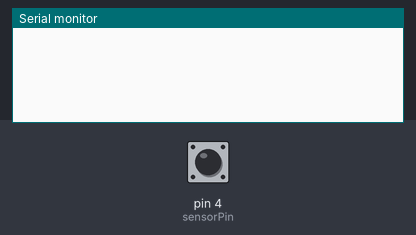
A sketch run on a simulated Arduino Uno, built with avr-gcc and run on an emulated ATmega328P. On the bench: the last lines printed to the serial monitor. Inputs (shaded band) come from the test bench; at power-on: pin 4 (sensorPin) LOW.

Above: at 1.2 s.
1.3 s: pin 4 (sensorPin) pulsed HIGH 2 times (0.12 s each, 0.3 s apart)
At 2.5 s:
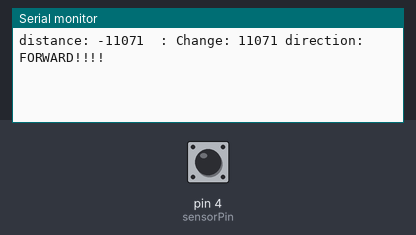
At 3.5 s:
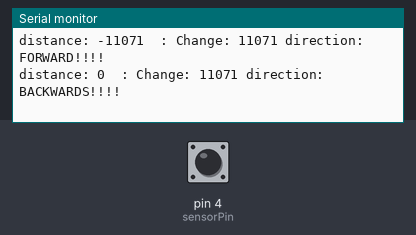

The sketch:

velocity1.ino
```cpp
int sensorPin = 4;
int distanceValue;
int prevDistanceValue;
int distanceChange;
int velocity;
int noiseThreshhold = 50;
String moveDirection;

void setup()
{
  // put your setup code here, to run once:
pinMode(sensorPin, INPUT);
Serial.begin(9600);
}

void loop()
{
  // put your main code here, to run repeatedly:
distanceValue = pulseIn(sensorPin, HIGH);
distanceChange = prevDistanceValue-distanceValue;
velocity = abs(distanceChange);

if(velocity>noiseThreshhold)
{
  if(distanceChange<0)
  {
    moveDirection = "BACKWARDS!!!!";
  }
  else
  {
    moveDirection = "FORWARD!!!!";
  }


Serial.print("distance: ");
Serial.print(distanceValue);
Serial.print("  : Change: ");
Serial.print(velocity);
Serial.print(" direction: ");
Serial.println(moveDirection);
}

prevDistanceValue = distanceValue;
}
```

Measured:
- after the input at 1.3 s, the serial monitor: prints a new line after 0.12 s (image 1)
